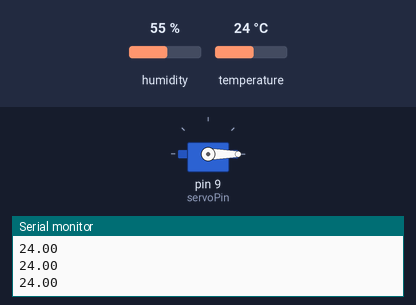
Bench run of a sketch on a simulated Arduino Uno, built with avr-gcc and run on an emulated ATmega328P. Parts: servo, the last lines printed to the serial monitor. The inputs (shaded band) are chosen by the test bench; at power-on: temperature 24 °C, humidity 55 %. WiFi joins after 1.5 s; servers stay silent unless stated.

Above: at 3.0 s.
3.1 s: temperature set to 27 °C
5.0 s: temperature set to 30 °C
At 7.0 s:
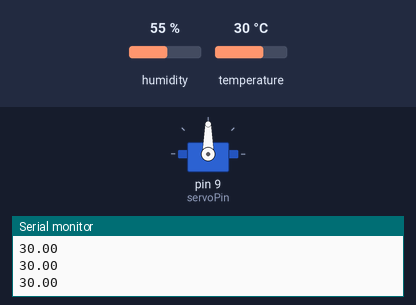
7.3 s: temperature set to 12 °C
At 8.2 s:
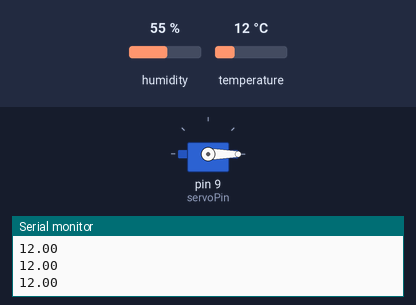
9.4 s: temperature set to 33 °C
At 10.6 s:
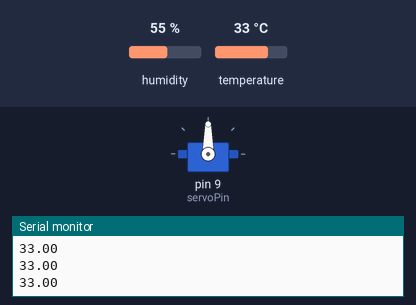
Timing chart, 0 to 12.4 s (numbered marks = the images above; inputs shaded):
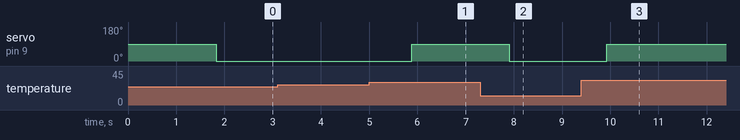

Measured:
- the behaviour switches between 28 and 29 °C on temperature (found by bisection; images 0 and 1)
- after the input at 5.0 s, servo on pin 9 (servoPin): 0° → 90° after 0.88 s
- after the input at 7.3 s, servo on pin 9 (servoPin): 90° → 0° after 0.60 s
- after the input at 9.4 s, servo on pin 9 (servoPin): 0° → 90° after 0.53 s

The sketch:

sketch_nov06b.ino
```cpp
#define BLYNK_PRINT Serial
#include <BlynkSimpleSerialBLE.h>

//DHT
#include "DHT.h"
#define DHTPIN 2
#define DHTTYPE DHT11

DHT dht(DHTPIN, DHTTYPE);

int pos = 0;

//Servo
#include <Servo.h>
#define servoPin 9
Servo myservo;

#include <SoftwareSerial.h>
SoftwareSerial SerialBLE(10, 11); // RX, TX


char auth[] = "GtPnvmT66tRPHdKDjzq_gZLz4MYoyKp7";

BlynkTimer timer;

void checkTemp()
{
  // You can send any value at any time.
  // Please don't send more that 10 values per second.
  Blynk.virtualWrite(V1, millis() / 1000);
}

void setup()
{
  // Debug console
  Serial.begin(9600);

  SerialBLE.begin(9600);
  Blynk.begin(SerialBLE, auth);

  Serial.println("Waiting for connections...");

  timer.setInterval(3000L, checkTemp);
  myservo.attach(servoPin);
  dht.begin();

  Serial.println("Waiting for connections...");
}

void loop()
{
  Blynk.run();
  timer.run(); // Initiates BlynkTimer
  float t = dht.readTemperature();
  float h = dht.readHumidity();
  if (isnan(t) || isnan(h)) {
    Serial.println("Failed to read from DHT sensor!");
    return;
  }
  if (t > 28) {
    pos = 90;
    myservo.write(pos);
  }
  if (t < 28) {
    pos = 0;
    myservo.write(pos);
  }
  Serial.println(t);
}
```
